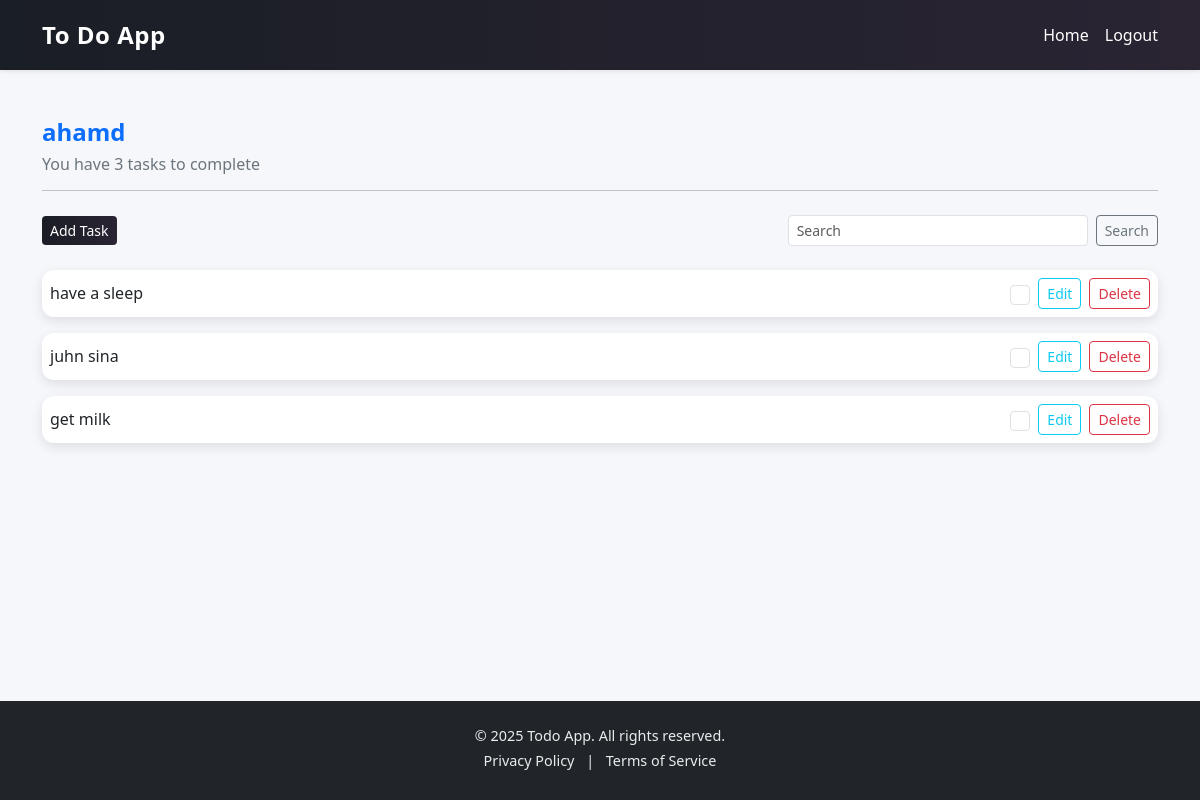
The app's page / (signed in) with its own data.
### accounts/models.py (models this page shows)
class CustomUser(AbstractUser):
    pass

### todo/models.py (models this page shows, shortened)
class Task(models.Model):
    user = models.ForeignKey('accounts.CustomUser', on_delete=models.CASCADE)
    title = models.CharField(max_length=255)
    description = models.TextField(null=True,blank=True)
    complete = models.BooleanField(default=False)
    created_date = models.DateTimeField(auto_now_add=True)
    updated_date = models.DateTimeField(auto_now=True)
    class Meta:
        ordering = ('-created_date',)

### todo/views.py (the view)
# urls.py: path('', TaskList.as_view(), name='task-list'),
class TaskList(LoginRequiredMixin,ListView):
    model = Task
    context_object_name = 'tasks'
    def get_context_data(self, **kwargs):
        context = super().get_context_data(**kwargs)
        context['tasks'] = Task.objects.filter(user=self.request.user)
        context['count'] = context['tasks'].filter(complete=False).count()
        search_input = self.request.GET.get('search-area') or ''
        if search_input:
            context['tasks'] = context['tasks'].filter(title__startswith=search_input)
        context['search_input'] = search_input
        return context
    def get_template_names(self):
        if self.request.headers.get('x-requested-with') == 'XMLHttpRequest':
            return ['todo/task_list_partial.html']  # فقط div با task list
        return ['todo/task_list.html']

### templates/todo/task_list.html (shortened to what this page needs)
{% extends 'base.html' %}
{% block content %}
<div class="task-header mb-4">
    <h2 class="username">{{ request.user.username }}</h2>
    <h6 class="task-count">You have {{ count }} task{{ count|pluralize }} to complete</h6>
    <hr>
</div>
<div class="task-controls d-flex justify-content-between align-items-center mb-4 flex-wrap">
    <a href="{% url 'todo:task-create' %}" class="btn btn-primary btn-sm add-task-btn">Add Task</a>
    <form method="get" class="search-form d-flex" id="taskSearchForm">
        <input type="text" name="search-area" placeholder="Search" value="{{ search_input }}"
            class="form-control form-control-sm me-2" id="searchInput">
        <button type="submit" class="btn btn-outline-secondary btn-sm">Search</button>
    </form>
</div>
{% if tasks %}
<div class="task-list">
    {% for task in tasks %}
    <div class="todo-card d-flex justify-content-between align-items-center mb-3 p-2">
        <div class="task-info">
            <a href="{% url 'todo:task-detail' task.id %}"
                class="task-title {% if task.complete %}completed{% endif %}">
                {{ task.title }}
            </a>
        </div>
        <div class="task-actions d-flex align-items-center">
            <form method="POST" action="{% url 'todo:task-toggle' task.id %}" class="me-2">
                <input type="checkbox" name="complete" class="form-check-input" onchange="this.form.submit()" {% if task.complete %}checked{% endif %}>
            </form>
            <a href="{% url 'todo:task-update' task.id %}" class="btn btn-sm btn-outline-info me-2">Edit</a>
            <a href="{% url 'todo:task-delete' task.id %}" class="btn btn-sm btn-outline-danger">Delete</a>
        </div>
    </div>
    {% endfor %}
</div>
{% else %}
<p class="no-tasks">No tasks found</p>
{% endif %}
{% endblock %}

### staticfiles/css/style.css (style rules this page uses)
html, body { height: 100%; margin: 0; font-family: 'Segoe UI', Tahoma, Geneva, Verdana, sans-serif; background-color: #f5f7fa; }
body { display: flex; flex-direction: column; min-height: 100vh; }

### staticfiles/css/todo.css (style rules this page uses)
.task-header .username { font-weight: 700; font-size: 1.5rem; color: #0d6efd; }
.task-header .task-count { color: #6c757d; }
.task-controls .add-task-btn { background: linear-gradient(90deg, #1a1e25, #2a2433); color: #fff; font-weight: 500; transition: transform 0.2s; border: none; }
.task-controls .search-form input { max-width: 400px; width: 300px; }
.todo-card { border-radius: 12px; box-shadow: 0 4px 12px rgba(0, 0, 0, 0.1); transition: transform 0.2s, box-shadow 0.2s; background-color: #ffffff; }
.task-title { text-decoration: none; color: #212529; font-weight: 500; }
.form-check-input { width: 1.25rem; height: 1.25rem; cursor: pointer; }
.task-actions .btn-outline-info, .task-actions .btn-outline-danger { transition: transform 0.2s, box-shadow 0.2s; }

### records on screen
CustomUser: user.username "ahamd"
Task: title "have a sleep"
Task: title "juhn sina"
Task: title "get milk"

### other values on screen
{{ count }} "3"
